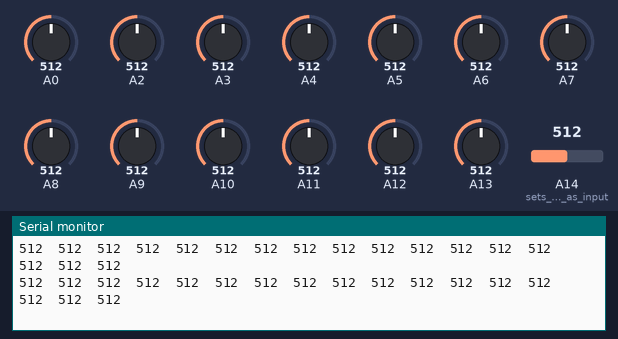
A sketch run on a simulated Arduino Mega 2560, built with avr-gcc and run on an emulated ATmega2560. Shown: the last lines printed to the serial monitor. Inputs (shaded band) come from the test bench; at power-on: A0 = 512, A10 = 512, A11 = 512, A2 = 512, A3 = 512, A4 = 512, A5 = 512, A6 = 512, A7 = 512, A8 = 512, A9 = 512, A12 = 512, A13 = 512, A14 (sets_the_DAC_as_input) = 512.

Above: at 1.2 s.
1.3 s: A0 set to 105
At 1.9 s:
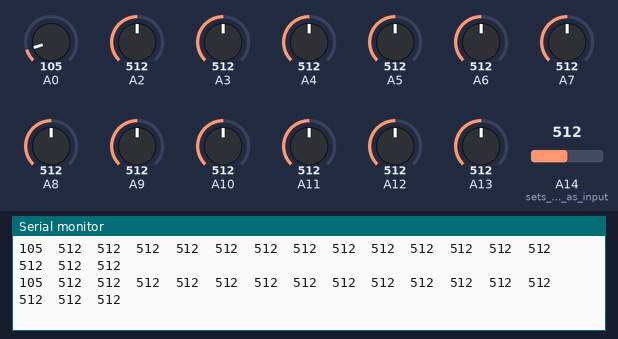
4.3 s: A0 set to 93
At 5.2 s:
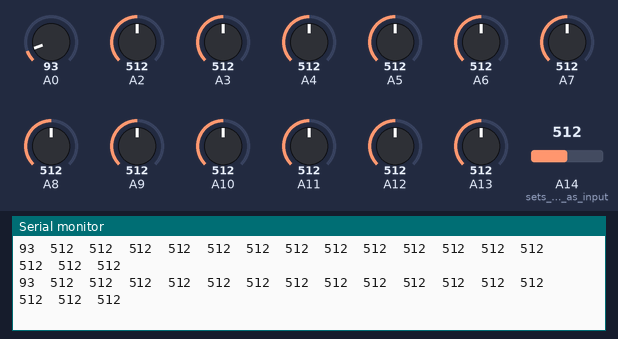
7.3 s: A10 set to 106
At 7.8 s:
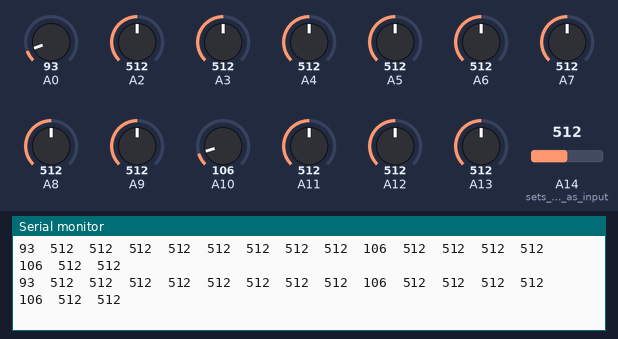
10.3 s: A10 set to 88
At 10.8 s:
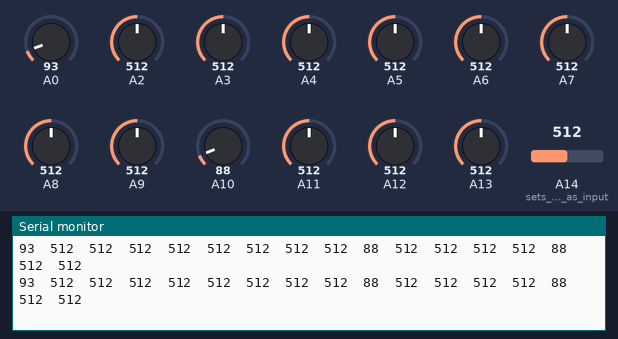
13.3 s: A11 set to 106
At 13.8 s:
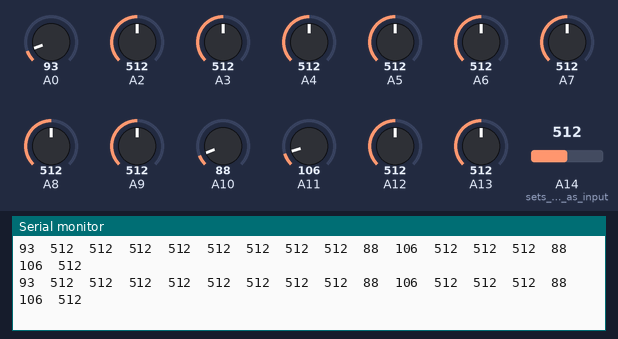
16.3 s: A11 set to 94
At 17.3 s:
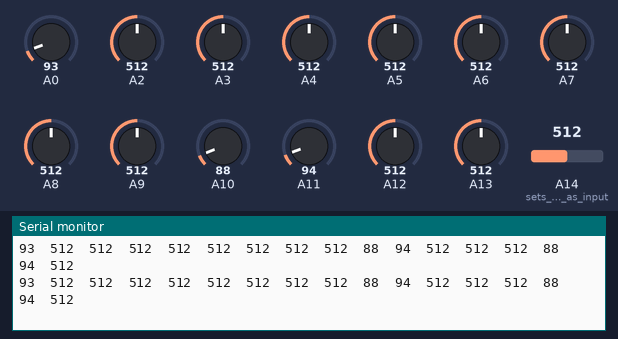
Timing chart, 0 to 19.3 s (numbered marks = the images above; inputs shaded):
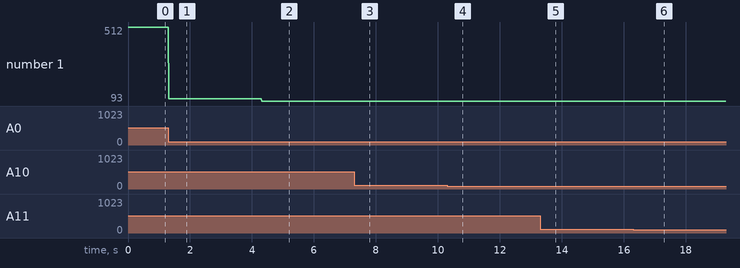

The sketch:

Test_inputs.ino
```cpp
void setup() {
  Serial.begin(31250);

  pinMode(A14, INPUT);    // sets the DAC as input
}

void loop() {
  // print the analog input values
  Serial.print(analogRead(0));   // print the lonely pot
  Serial.print('\t');            // print a tab character

  /////////////////////////////////////////////////////// First 4 (1-4) ////////////////////

  Serial.print(analogRead(2));   // Print Knob 1 / 1
  Serial.print('\t');            // print a tab character

  Serial.print(analogRead(3));   // Print Knob 2 / 1
  Serial.print('\t');            // print a tab character


  Serial.print(analogRead(4));   // Print Knob 3 / 1
  Serial.print('\t');            // print a tab character

  Serial.print(analogRead(5));   // Print Knob 4 / 1
  Serial.print('\t');            // print a tab character

  /////////////////////////////////////////////////////// Second 4 (5-8) ////////////////////

  Serial.print(analogRead(6));   // Print Knob 5 / 1
  Serial.print('\t');            // print a tab character

  Serial.print(analogRead(7));   // Print Knob 6 / 1
  Serial.print('\t');            // print a tab character


  Serial.print(analogRead(8));   // Print Knob 7 / 1
  Serial.print('\t');            // print a tab character

  Serial.print(analogRead(9));   // Print Knob 8 / 1
  Serial.print('\t');            // print a tab character


  ///////// SECOND ROW /////


  /////////////////////////////////////////////////////// First 4 (1-4) ////////////////////

  Serial.print(analogRead(10));   // Print Knob 1 / 2
  Serial.print('\t');            // print a tab character

  Serial.print(analogRead(11));   // Print Knob 2 / 2
  Serial.print('\t');            // print a tab character


  Serial.print(analogRead(12));   // Print Knob 3 / 2
  Serial.print('\t');            // print a tab character

  Serial.print(analogRead(13));   // Print Knob 4 / 2
  Serial.print('\t');            // print a tab character

    /////////////////////////////////////////////////////// Second 4 (1-4) ////////////////////

  Serial.print(analogRead(A14));   // Print Knob 5 / 2
  Serial.print('\t');            // print a tab character

  Serial.print(analogRead(26));   // Print Knob 6 / 2
  Serial.print('\t');            // print a tab character


  Serial.print(analogRead(27));   // Print Knob 7 / 2
  Serial.print('\t');            // print a tab character

  Serial.print(analogRead(28));   // Print Knob 8 / 2
  Serial.print('\t');            // print a tab character


  Serial.println();              // line feed


}
```

Measured:
- after the input at 1.3 s, the serial monitor: prints a new line at once (image 1)
- after the input at 4.3 s, the serial monitor: prints a new line at once (image 2)
- after the input at 7.3 s, the serial monitor: prints a new line at once (image 3)
- after the input at 10.3 s, the serial monitor: prints a new line at once (image 4)
- after the input at 13.3 s, the serial monitor: prints a new line at once (image 5)
- after the input at 16.3 s, the serial monitor: prints a new line at once (image 6)
- plotted number 1: 512 → 105 after the input at 1.3 s, 105 → 93 after the input at 4.3 s
